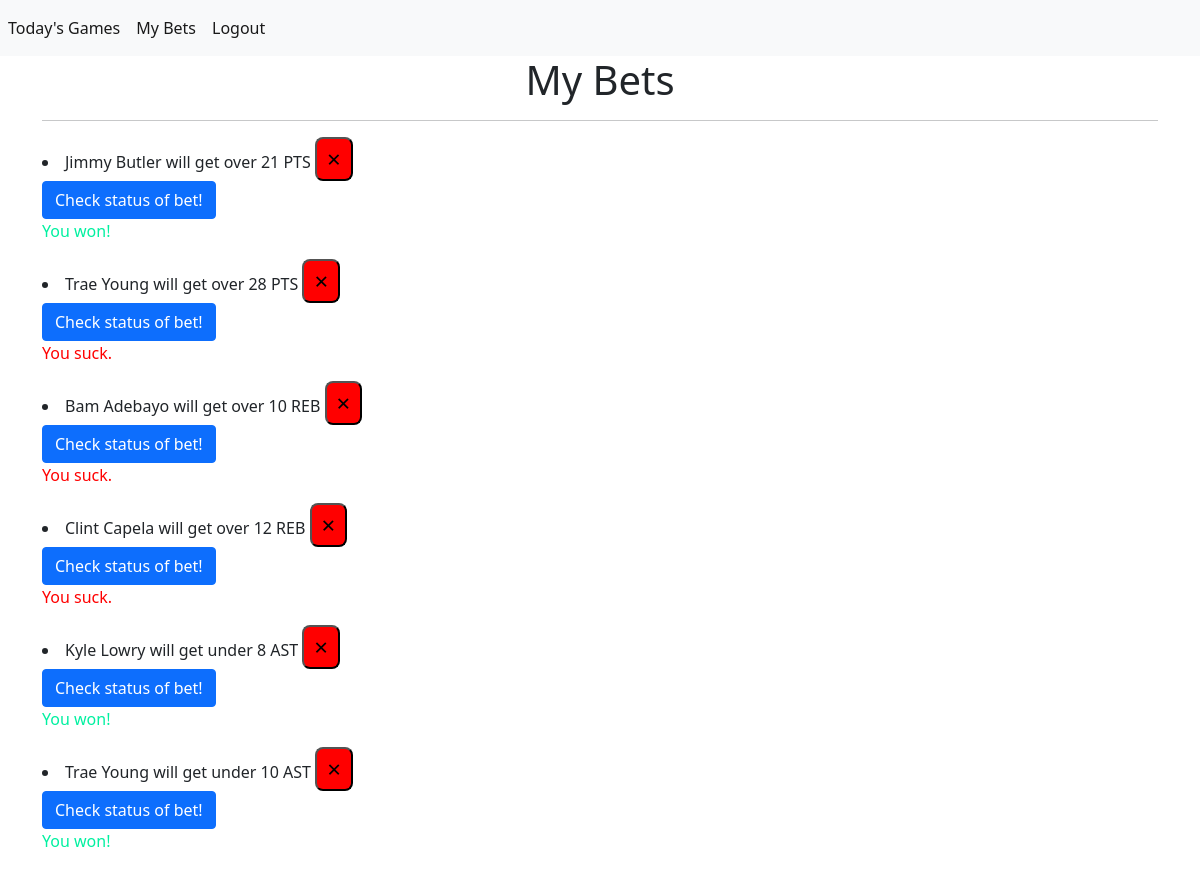
The page /my-bets (signed in) on the database as committed earlier.
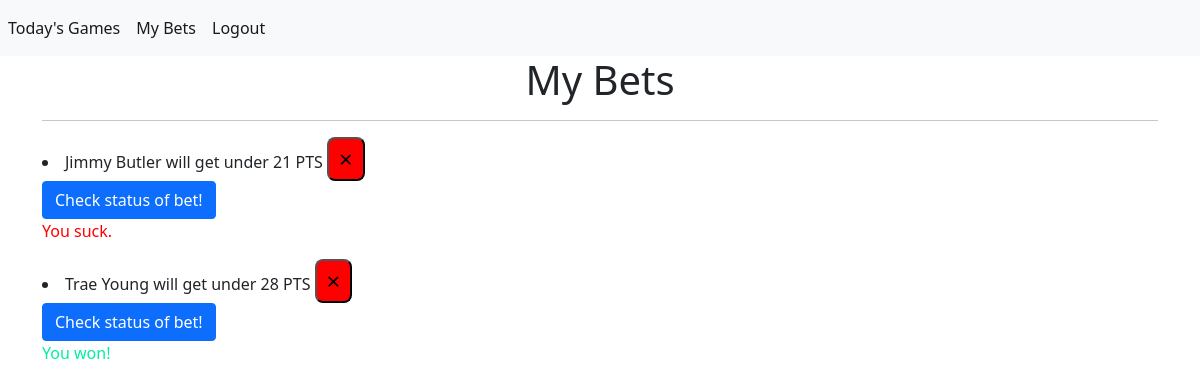
The same page on the database as committed later.
### app/models.py (models this page shows)
class Bet(db.Model):
    id = db.Column(db.Integer, primary_key = True)
    game_id = db.Column(db.String(50))
    team = db.Column(db.String(100))
    player_name = db.Column(db.String(500))
    statistic = db.Column(db.String(100))
    over_statistic = db.Column(db.Boolean, default = False, nullable = False)
    num_stats = db.Column(db.Integer)
    date = db.Column(db.DateTime(timezone=True), server_default=func.now())
    w_or_l = db.Column(db.Boolean, default = None, nullable = True)
    user_id = db.Column(db.Integer, db.ForeignKey('user.id'))

### app/views.py (the view)
@app.route("/my-bets")
def my_bets():
    return render_template("user_bets.html", user = current_user)

### app/__init__.py (called while the page is built)
@login_manager.user_loader
def load_user(id):
    return User.query.get(int(id))

### app/templates/user_bets.html (shortened to what this page needs)
{% extends "main/base.html" %}
{% block main %}
<div class="container">
    <div class="row">
        <div class="col">
            <h1>My Bets</h1>
            <hr>
            <p> {% for bet in user.bets %}
                <li>{% if bet.over_statistic == true %}
                    {{bet.player_name}} will get over {{bet.num_stats| round| int}} {{bet.statistic}}
                    {% else %}
                    {{bet.player_name}} will get under {{bet.num_stats| round| int}} {{bet.statistic}}
                    {% endif %}
                    <button type="button" class="close" onClick="deleteBet('{{ bet.id }}')">
                        <span aria-hidden="true">&times;</span>
                    </button>
                    <br>
                    <button type="button" class="btn btn-primary" onClick = "checkBetStatus('{{ bet.id }}')">
                        Check status of bet!
                    </button>
                    {% if bet.w_or_l is not none %}
                        {% if bet.w_or_l == true %}
                        <p style = "color: rgb(0, 240, 160);">You won!</p>
                        {% else %}
                        <p style = "color: red;">You suck.</p>
                        {% endif %}
                    {% endif %}
                </li>
                {% endfor %}
            </p>
        </div>
    </div>
</div>
{% endblock %}

### app/templates/main/base.html (shortened to what this page needs)
<!doctype html>
<html lang="en">
<head>
    <link href="https://cdn.jsdelivr.net/npm/bootstrap@5.1.3/dist/css/bootstrap.min.css" rel="stylesheet"
>
    <link rel="stylesheet" href="{{ url_for('static', filename='css/style.css') }}">
</head>
<body>
    <nav class="navbar navbar-expand-lg navbar-light bg-light">
        <div class="collapse navbar-collapse" id="navbar">
            <div class="navbar-nav">
                {% if user.is_authenticated %}
                <a class="nav-link active" id = "today_games" href="/">Today's Games</a>
                <a class="nav-link active" id = "today_games" href="/my-bets">My Bets</a>
                <a class="nav-link active" id="logout" href="/logout">Logout</a>
                {% else %}
                <a class="nav-link active" id ="login" href="/login">Login</a>
                <a class="nav-link active" io="sign_up" href="/sign-up">Sign Up</a>
                {% endif %}
            </div>
        </div>
    </nav>
    <main>
        {% block main %} {% endblock %}
    </main>
</body>
</html>

### app/static/css/style.css (style rules this page uses)
h1 { text-align: center; }
.close { background-color: red; color: black; text-align: center; font-size: 24px; padding: 2px 10px; transition-duration: 0.4s; border-radius: 8px; }

Rows that differ between the two databases and show on the page:
removed Bet: player_name "Bam Adebayo", num_stats "10", statistic "REB", w_or_l "You suck."
removed Bet: player_name "Clint Capela", num_stats "12", statistic "REB", w_or_l "You suck."
removed Bet: player_name "Kyle Lowry", num_stats "8", statistic "AST", w_or_l "You won!"
removed Bet: player_name "Trae Young", num_stats "10", statistic "AST", w_or_l "You won!"
changed Bet "Jimmy Butler": over_statistic "will get over" → "will get under"; w_or_l "You won!" → "You suck."
changed Bet "Trae Young": over_statistic "will get over" → "will get under"; w_or_l "You suck." → "You won!"
